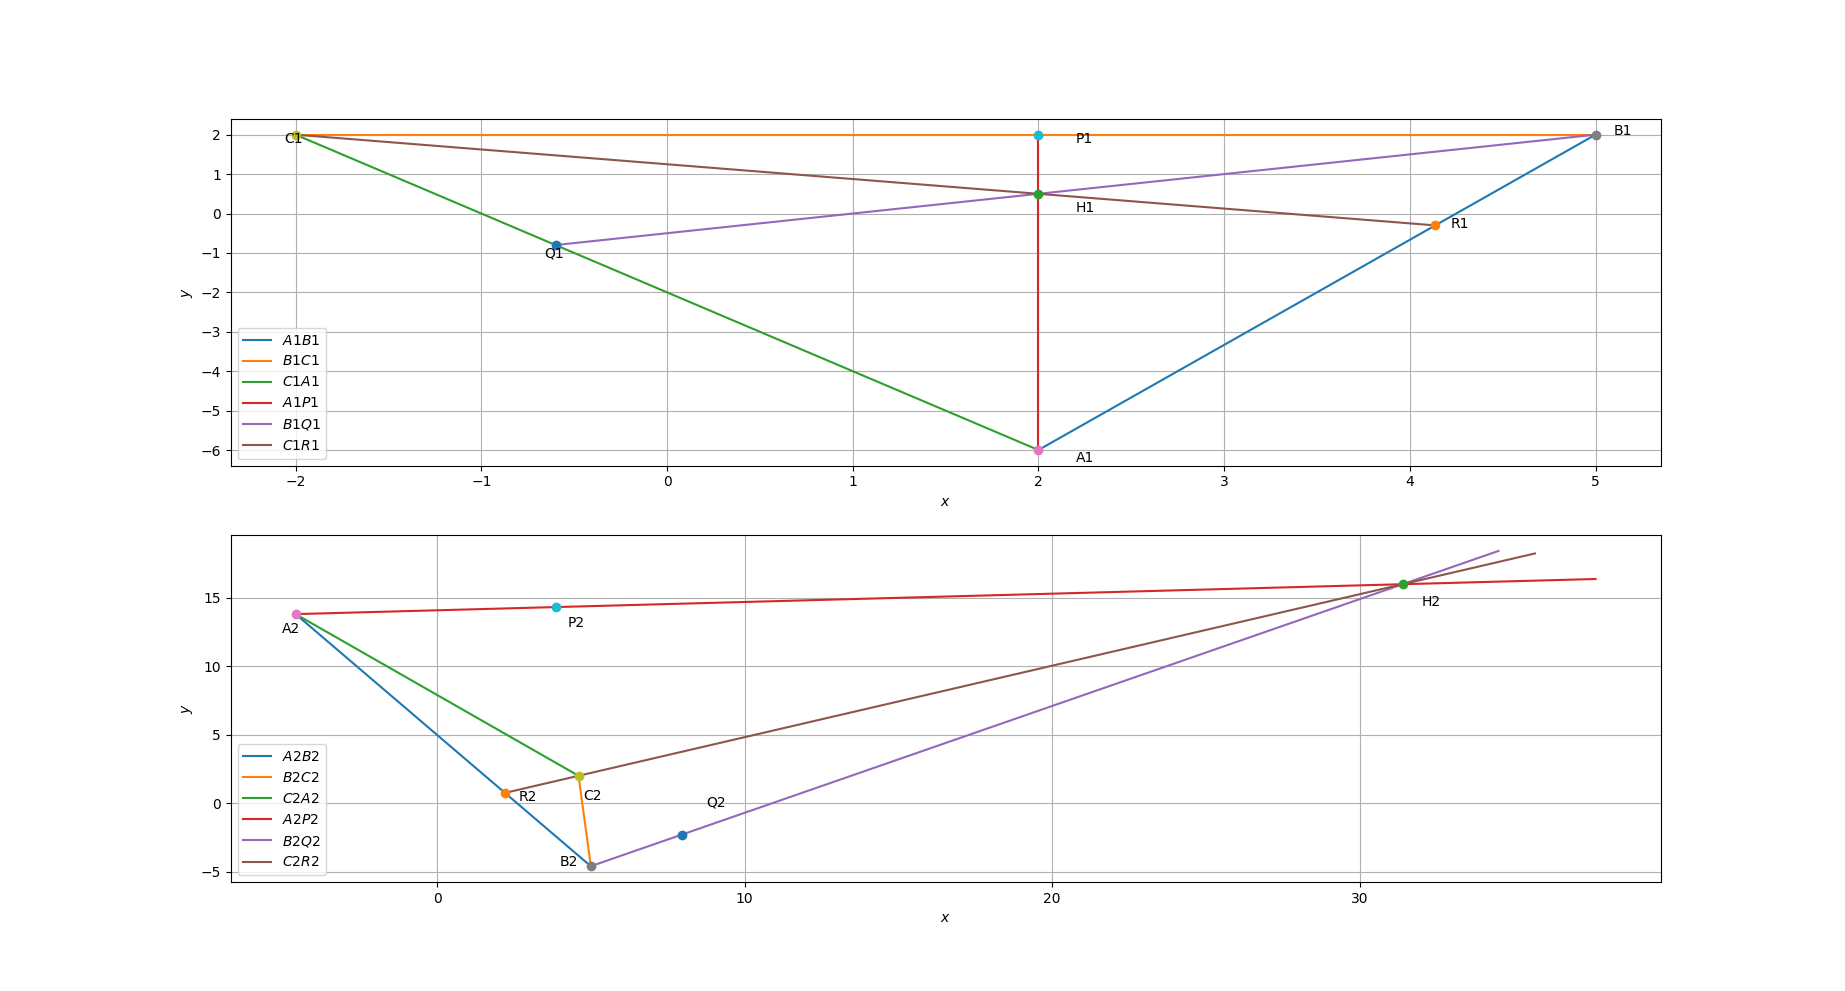

Generate this figure with Python:
import numpy as np 
import matplotlib.pyplot as plt
import math 

A=np.array([[0,1],[0,-3]])
B=np.array([[5,0],[0,1]])
C=np.array([[0,-1],[2,0]])

P=B-A
Q=C-A

T=P[0,:]
Y=Q[1,:]
T1=P[1,:]
Y1=Q[0,:]

Temp1=0
Temp2=0
Temp3=0

for i in range(0,2):
	for j in range(0,2):
		if (i+j==0):
			Temp1=Temp1+T[i]*Y[j]-T1[i]*Y1[j]
		elif (i+j==1):
			Temp2=Temp2+T[i]*Y[j]-T1[i]*Y1[j]
		elif (i+j==2):
			Temp3=Temp3+T[i]*Y[j]-T1[i]*Y1[j]
			
	
a=Temp3
b=Temp2
c=Temp1-56

k1=(-b+ (math.sqrt(((b)**2)-4.0*a*(c))))/(2.0*a)
k2=(-b- (math.sqrt(((b)**2)-4.0*a*(c))))/(2.0*a)

print(k1)
print(k2)

A1=np.array([k1,-3*k1])
B1=np.array([5,k1])
C1=np.array([-k1,2])

A2=np.array([k2,-3*k2])
B2=np.array([5,k2])
C2=np.array([-k2,2])

dvec=np.array([-1,1])
omat=np.array([[0,1],[-1,0]])

A1B1=np.vstack((A1,B1)).T
B1C1=np.vstack((B1,C1)).T
C1A1=np.vstack((C1,A1)).T

A2B2=np.vstack((A2,B2)).T
B2C2=np.vstack((B2,C2)).T
C2A2=np.vstack((C2,A2)).T

def dir_vec(A1B1): return np.matmul(A1B1,dvec)
def norm_vec(A1B1): return np.matmul(omat,np.matmul(A1B1,dvec))

def dir_vec(A2B2): return np.matmul(A2B2,dvec)
def norm_vec(A2B2): return np.matmul(omat,np.matmul(A2B2,dvec))

def alt_point1(A1,B1C1):
	n1=dir_vec(B1C1)
	n2=norm_vec(B1C1)
	N=np.vstack((n1,n2))
	p=np.zeros(2)
	p[0]=np.matmul(n1,A1.T)
	p[1]=np.matmul(n2,B1C1[:,0])
	return np.matmul(np.linalg.inv(N),p)

def alt_point2(A2,B2C2):
	n1=dir_vec(B2C2)
	n2=norm_vec(B2C2)
	N=np.vstack((n1,n2))
	p=np.zeros(2)
	p[0]=np.matmul(n1,A2.T)
	p[1]=np.matmul(n2,B2C2[:,0])
	return np.matmul(np.linalg.inv(N),p)

def H1(A1,B1):
	n1=dir_vec(B1C1)
	n2=dir_vec(C1A1)
	N=np.vstack((n1,n2))
	p=np.zeros(2)
	p[0]=np.matmul(n1,A1.T)
	p[1]=np.matmul(n2,B1.T)
	return np.matmul(np.linalg.inv(N),p)

def H2(A2,B2):
	n1=dir_vec(B2C2)
	n2=dir_vec(C2A2)
	N=np.vstack((n1,n2))
	p=np.zeros(2)
	p[0]=np.matmul(n1,A2.T)
	p[1]=np.matmul(n2,B2.T)
	return np.matmul(np.linalg.inv(N),p)

P1=alt_point1(A1,B1C1)
Q1=alt_point1(B1,C1A1)
R1=alt_point1(C1,A1B1)
H1=H1(A1,B1)

P2=alt_point2(A2,B2C2)
Q2=alt_point2(B2,C2A2)
R2=alt_point2(C2,A2B2)
H2=H2(A2,B2)

print(H1)
print(H2)

len=10

lam_1 = np.linspace(0,1,len)
x_A1B1 = np.zeros((2,len))
x_B1C1 = np.zeros((2,len))
x_C1A1 = np.zeros((2,len))
x_A1P1 = np.zeros((2,len))
x_B1Q1 = np.zeros((2,len))
x_C1R1 = np.zeros((2,len))

x_A2B2 = np.zeros((2,len))
x_B2C2 = np.zeros((2,len))
x_C2A2 = np.zeros((2,len))
x_A2P2 = np.zeros((2,len))
x_B2Q2 = np.zeros((2,len))
x_C2R2 = np.zeros((2,len))

for i in range(len):
	temp1 = A1 + lam_1[i]*(B1-A1)
	x_A1B1[:,i]= temp1.T
	temp2 = B1 + lam_1[i]*(C1-B1)
	x_B1C1[:,i]= temp2.T
	temp3 = C1 + lam_1[i]*(A1-C1)
	x_C1A1[:,i]= temp3.T
	temp4 = A1 + lam_1[i]*(P1-A1)
	x_A1P1[:,i]= temp4.T
	temp5 = B1 + lam_1[i]*(Q1-B1)
	x_B1Q1[:,i]= temp5.T
	temp6 = C1 + lam_1[i]*(R1-C1)
	x_C1R1[:,i]= temp6.T



for i in range(len):
	tem1 = A2 + lam_1[i]*(B2-A2)
	x_A2B2[:,i]= tem1.T
	tem2 = B2 + lam_1[i]*(C2-B2)
	x_B2C2[:,i]= tem2.T
	tem3 = C2 + lam_1[i]*(A2-C2)
	x_C2A2[:,i]= tem3.T
	tem4 = A2 + lam_1[i]*5*(P2-A2)
	x_A2P2[:,i]= tem4.T
	tem5 = B2 + lam_1[i]*10*(Q2-B2)
	x_B2Q2[:,i]= tem5.T
	tem6 = R2 + lam_1[i]*14*(C2-R2)
	x_C2R2[:,i]= tem6.T

plt.subplot(2,1,1)
plt.plot(x_A1B1[0,:],x_A1B1[1,:],label='$A1B1$')
plt.plot(x_B1C1[0,:],x_B1C1[1,:],label='$B1C1$')
plt.plot(x_C1A1[0,:],x_C1A1[1,:],label='$C1A1$')
plt.plot(x_A1P1[0,:],x_A1P1[1,:],label='$A1P1$')
plt.plot(x_B1Q1[0,:],x_B1Q1[1,:],label='$B1Q1$')
plt.plot(x_C1R1[0,:],x_C1R1[1,:],label='$C1R1$')
plt.plot(A1[0], A1[1], 'o')
plt.text(A1[0] * (1 + 0.1), A1[1] * (1 + 0.05) , 'A1')
plt.plot(B1[0], B1[1], 'o')
plt.text(B1[0] * (1 + 0.02), B1[1] * (1) , 'B1')
plt.plot(C1[0], C1[1], 'o')
plt.text(C1[0] * (1 + 0.03), C1[1] * (1 - 0.1) ,'C1')
plt.plot(P1[0], P1[1], 'o')
plt.text(P1[0] * (1 + 0.1), P1[1] * (1 - 0.1) , 'P1')
plt.plot(Q1[0], Q1[1], 'o')
plt.text(Q1[0] * (1 + 0.1), Q1[1] * (1 + 0.4) , 'Q1')
plt.plot(R1[0], R1[1], 'o')
plt.text(R1[0] * (1 + 0.02), R1[1] * (1 + 0.2) , 'R1')
plt.plot(H1[0], H1[1], 'o')
plt.text(H1[0] * (1 + 0.1), H1[1] * (1 - 0.9) , 'H1')
plt.xlabel('$x$')
plt.ylabel('$y$')
plt.legend(loc='best')
plt.grid()

plt.subplot(2,1,2)
plt.plot(x_A2B2[0,:],x_A2B2[1,:],label='$A2B2$')
plt.plot(x_B2C2[0,:],x_B2C2[1,:],label='$B2C2$')
plt.plot(x_C2A2[0,:],x_C2A2[1,:],label='$C2A2$')
plt.plot(x_A2P2[0,:],x_A2P2[1,:],label='$A2P2$')
plt.plot(x_B2Q2[0,:],x_B2Q2[1,:],label='$B2Q2$')
plt.plot(x_C2R2[0,:],x_C2R2[1,:],label='$C2R2$')
plt.plot(A2[0], A2[1], 'o')
plt.text(A2[0] * (1 + 0.1), A2[1] * (1 - 0.1) , 'A2')
plt.plot(B2[0], B2[1], 'o')
plt.text(B2[0] * (1 - 0.2), B2[1] * (1) , 'B2')
plt.plot(C2[0], C2[1], 'o')
plt.text(C2[0] * (1 + 0.03), C2[1] * (1 - 0.9) ,'C2')
plt.plot(P2[0], P2[1], 'o')
plt.text(P2[0] * (1 + 0.1), P2[1] * (1 - 0.1) , 'P2')
plt.plot(Q2[0], Q2[1], 'o')
plt.text(Q2[0] * (1 + 0.1), Q2[1] * (1 - 0.9) , 'Q2')
plt.plot(R2[0], R2[1], 'o')
plt.text(R2[0] * (1 + 0.2), R2[1] * (1 - 0.8) , 'R2')
plt.plot(H2[0], H2[1], 'o')
plt.text(H2[0] * (1 + 0.02), H2[1] * (1 - 0.1) , 'H2')
plt.xlabel('$x$')
plt.ylabel('$y$')
plt.legend(loc='best')
plt.grid()
plt.show()
